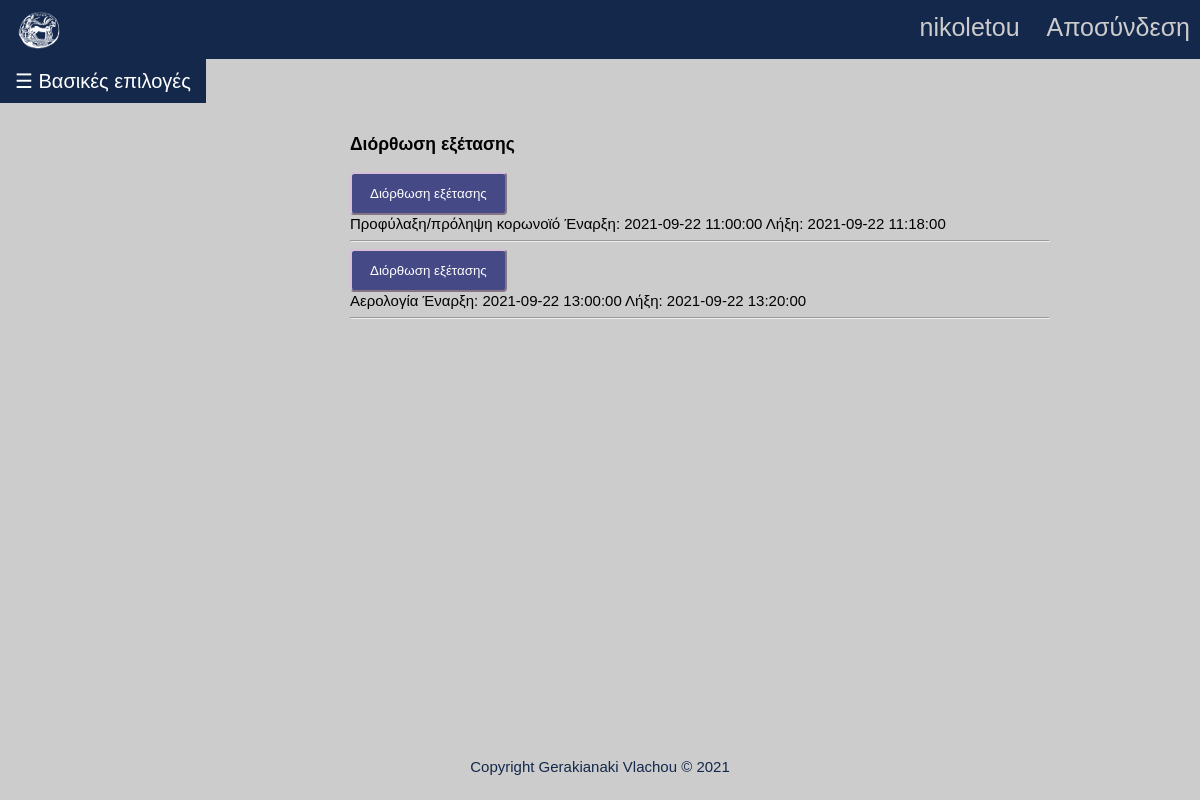
The page /correction.php (signed in) on the database its author committed.
### tables this page shows
CREATE TABLE `exam` (
  `id_exam` int(11) NOT NULL,
  `time` datetime NOT NULL DEFAULT current_timestamp(),
  `date_time` datetime NOT NULL,
  `final_grade` float UNSIGNED NOT NULL
);

CREATE TABLE `lesson` (
  `id_lesson` int(11) NOT NULL,
  `name` varchar(100) NOT NULL,
  `category` varchar(6) NOT NULL,
  `semester` int(11) NOT NULL
);

### correction.php (the view, shortened to what this page needs)
<?php
include 'config.php';
?>
<!DOCTYPE HTML>
<html>
<head>
    <?php
    if (isset($_SESSION["id_professor"])==NULL) {
        header("Location: index.php");
    }else if(isset($_SESSION["id_student"])!=NULL){
        header("Location:profilef.php");
    }
    else{
        $username=$_SESSION["username"];
    }
    ?>
    <link rel="stylesheet" href="assets/css/responsiveness.css">
    <link rel="stylesheet" href="assets/css/nav.css">
    <link rel="stylesheet" href="assets/css/asidenav.css">
    <link rel="stylesheet" href="assets/css/lf.css">
    <link rel="stylesheet" href="assets/css/button.css">
    <link rel="stylesheet" href="assets/css/footer.css">
</head>
<body>
<header>
    <div class="nav">
        <div class="nav-header">
            <div class="nav-title">
                <img src="photos/uop_logo4_navigation.gif" width="60" height="40"/>
            </div>
        </div>
        <div class="nav-links">
            <a  href="profilef.php"> <?php  if (isset($_SESSION["id_professor"])){
                    echo "$username";
                }?></a>
            <a href="logout.php">Αποσύνδεση</a>
        </div>
    </div>
</header>
<main>
    <button class="openbtn" onclick="openNav()">☰ Βασικές επιλογές</button>
    <div id="myform" style="margin-left:25%;padding:10px 50px;">
        <h3>Διόρθωση εξέτασης</h3>
        <?php
        if (isset($_SESSION["id_professor"])) {
            $idf = $_SESSION["id_professor"];
        $query=mysqli_query($conn,"SELECT * FROM create_lesson WHERE id_professor='$idf' ");
        while ($row = mysqli_fetch_array($query, MYSQLI_ASSOC)) {
            $id_lesson=$row["id_lesson"];
            $querys=mysqli_query($conn,"SELECT * FROM lesson WHERE id_lesson='$id_lesson' ");
            while ($rows = mysqli_fetch_array($querys, MYSQLI_ASSOC)) {
                $lesson=$rows["name"];
                $queryt=mysqli_query($conn,"SELECT * FROM belongs_to WHERE id_lesson='$id_lesson' ");
                while ($row = mysqli_fetch_array($queryt, MYSQLI_ASSOC)) {
                    $id_exam=$row["id_exam"];
                    $queryf=mysqli_query($conn,"SELECT * FROM exam WHERE id_exam='$id_exam' ");
                    while ($row = mysqli_fetch_array($queryf, MYSQLI_ASSOC)) {
                        $start_time=$row["date_time"];
                        $end_time=$row["time"];
                        $date = new DateTime($end_time);
                        $now = new DateTime();
                       if($date < $now) {
                            echo "<form action='correction1.php'  method='post' >";
                            echo "<button type = 'submit' name='id_exam' class='wbtn' value='$id_exam'>";
                            echo "Διόρθωση εξέτασης";
                            echo "</button>";
                            echo "</form>";
                            echo "$lesson Έναρξη:  $start_time Λήξη:  $end_time";
                            echo "<hr>";
                       }
                    }
                }
            }
        }
        }
        ?>
    </div>
</main>
</body>
<footer>Copyright Gerakianaki Vlachou © 2021</footer>
</html>

### assets/css/responsiveness.css (style rules this page uses)
header { grid-area:h; }
main { grid-area:m; }
footer { grid-area:f; }
body { font-family: sans-serif; background-repeat: no-repeat; background-attachment: fixed; background-color: #cccccc; background-position: center; }
* { box-sizing: border-box; }

### assets/css/nav.css (style rules this page uses)
* { box-sizing: border-box; }
body { margin: 0px; font-family: sans-serif; font-size: 15px; }
.nav { height: 59px; width: 100%; background-color: #14284B; position: relative; }
.nav > .nav-header { display: inline; }
.nav > .nav-header > .nav-title { display: inline-block; font-size:10px; color: #cccccc; padding: 10px 10px 10px 10px; }
.nav > .nav-links { display: inline; float: right; font-size: 25px; }
.nav > .nav-links > a { display: inline-block; padding: 13px 10px 13px 10px; text-decoration: none; color: #cccccc; }

### assets/css/asidenav.css (style rules this page uses)
.openbtn { font-size: 20px; cursor: pointer; background-color:#14284B; color: white; padding: 10px 15px; border: none; }

### assets/css/lf.css (style rules this page uses)
#myform { margin: 3px 100px; }
.wbtn { color: white; width: auto; padding: 12px 18px; background-color:rgb(69, 73, 133); border-radius: 4px; border-color: thistle; }
a:link { text-decoration: none; color: white; }

### assets/css/footer.css (style rules this page uses)
body { min-height: 100vh; display: flex; flex-direction: column; }
footer { margin-top: auto; text-align: center; color:#14284B; margin-bottom: 25px; }

### rows shown on the page
lesson: name "Προφύλαξη/πρόληψη κορωνοϊό"
exam: $id_exam 1 (drawn), date_time "2021-09-22 11:00:00", time "2021-09-22 11:18:00"
lesson: name "Αερολογία"
exam: $id_exam 2 (drawn), date_time "2021-09-22 13:00:00", time "2021-09-22 13:20:00"

### other values the page prints
$username "nikoletou"
